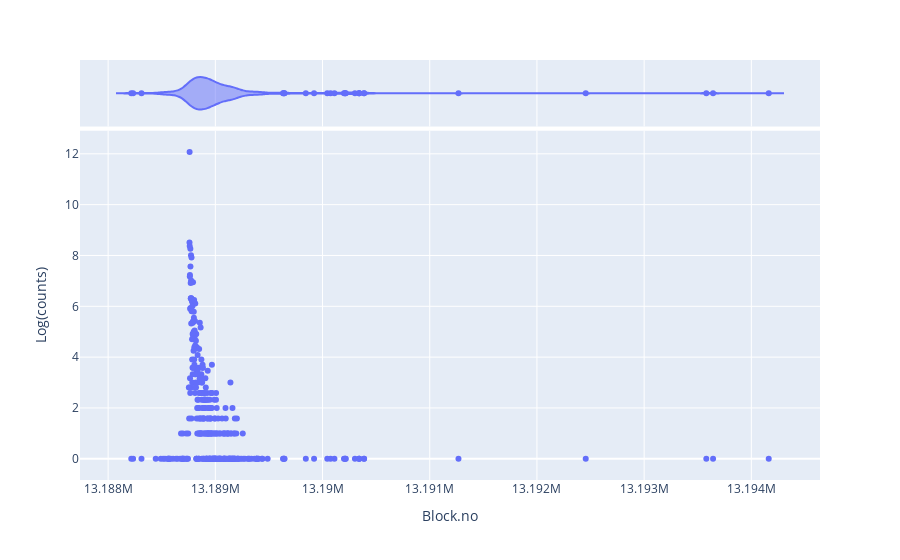

The notebook cell this image was saved under:
### Code cell
df1_counts['log_count'] = np.log2(df1_counts['counts'])
fig = px.scatter(df1_counts, x="unique_values", y="log_count", marginal_x="violin", labels = {"unique_values": "Block.no", "log_count": "Log(counts)"})
fig.show()

### Figure 1 — Plotly figure (JSON) as saved in the notebook; plotly's stock layout.template omitted (floating-point values rounded to 4 significant figures; data arrays with more than 128 entries replaced by an {"elided": "..."} marker saying what was removed)
{"data": [{"hovertemplate": "Block.no=%{x}<br>Log(counts)=%{y}<extra></extra>", "legendgroup": "", "marker": {"color": "#636efa", "symbol": "circle"}, "mode": "markers", "name": "", "orientation": "v", "showlegend": false, "type": "scatter", "x": {"elided": "351 int values"}, "xaxis": "x", "y": {"elided": "351 float values"}, "yaxis": "y"}, {"alignmentgroup": "True", "hovertemplate": "Block.no=%{x}<extra></extra>", "legendgroup": "", "marker": {"color": "#636efa", "symbol": "circle"}, "name": "", "offsetgroup": "", "scalegroup": "x", "showlegend": false, "type": "violin", "x": {"elided": "351 int values"}, "xaxis": "x2", "yaxis": "y2"}], "layout": {"autosize": true, "legend": {"tracegroupgap": 0}, "margin": {"t": 60}, "xaxis": {"anchor": "y", "autorange": true, "domain": [0, 1], "range": [13190000.0, 13190000.0], "title": {"text": "Block.no"}, "type": "linear"}, "xaxis2": {"anchor": "y2", "autorange": true, "domain": [0, 1], "matches": "x", "range": [13190000.0, 13190000.0], "showgrid": true, "showticklabels": false, "type": "linear"}, "yaxis": {"anchor": "x", "autorange": true, "domain": [0, 0.8316], "range": [-0.9909, 13.07], "title": {"text": "Log(counts)"}, "type": "linear"}, "yaxis2": {"anchor": "x2", "autorange": true, "domain": [0.8416, 1], "matches": "y2", "range": [-0.5, 0.5], "showgrid": false, "showline": false, "showticklabels": false, "ticks": "", "type": "category"}}}
